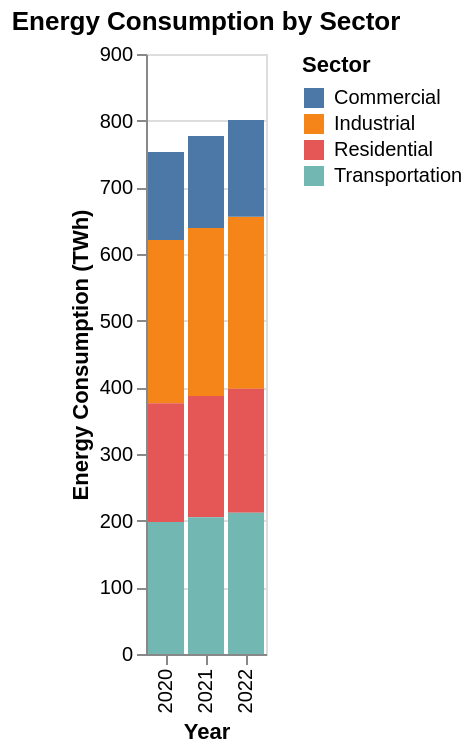

Describe this chart as a Vega-Lite specification.
### Vega-Lite specification from a JSON file in a GitHub repository (floating-point values rounded to 4 significant figures)
{"$schema": "https://vega.github.io/schema/vega-lite/v5.json", "description": "Energy consumption by sector", "data": {"values": [{"year": "2020", "sector": "Industrial", "consumption": 245}, {"year": "2020", "sector": "Residential", "consumption": 178}, {"year": "2020", "sector": "Transportation", "consumption": 198}, {"year": "2020", "sector": "Commercial", "consumption": 132}, {"year": "2021", "sector": "Industrial", "consumption": 252}, {"year": "2021", "sector": "Residential", "consumption": 182}, {"year": "2021", "sector": "Transportation", "consumption": 205}, {"year": "2021", "sector": "Commercial", "consumption": 138}, {"year": "2022", "sector": "Industrial", "consumption": 258}, {"year": "2022", "sector": "Residential", "consumption": 186}, {"year": "2022", "sector": "Transportation", "consumption": 212}, {"year": "2022", "sector": "Commercial", "consumption": 145}]}, "mark": "bar", "encoding": {"x": {"field": "year", "type": "ordinal", "axis": {"title": "Year"}}, "y": {"field": "consumption", "type": "quantitative", "axis": {"title": "Energy Consumption (TWh)"}}, "color": {"field": "sector", "type": "nominal", "legend": {"title": "Sector"}}}, "title": "Energy Consumption by Sector"}
